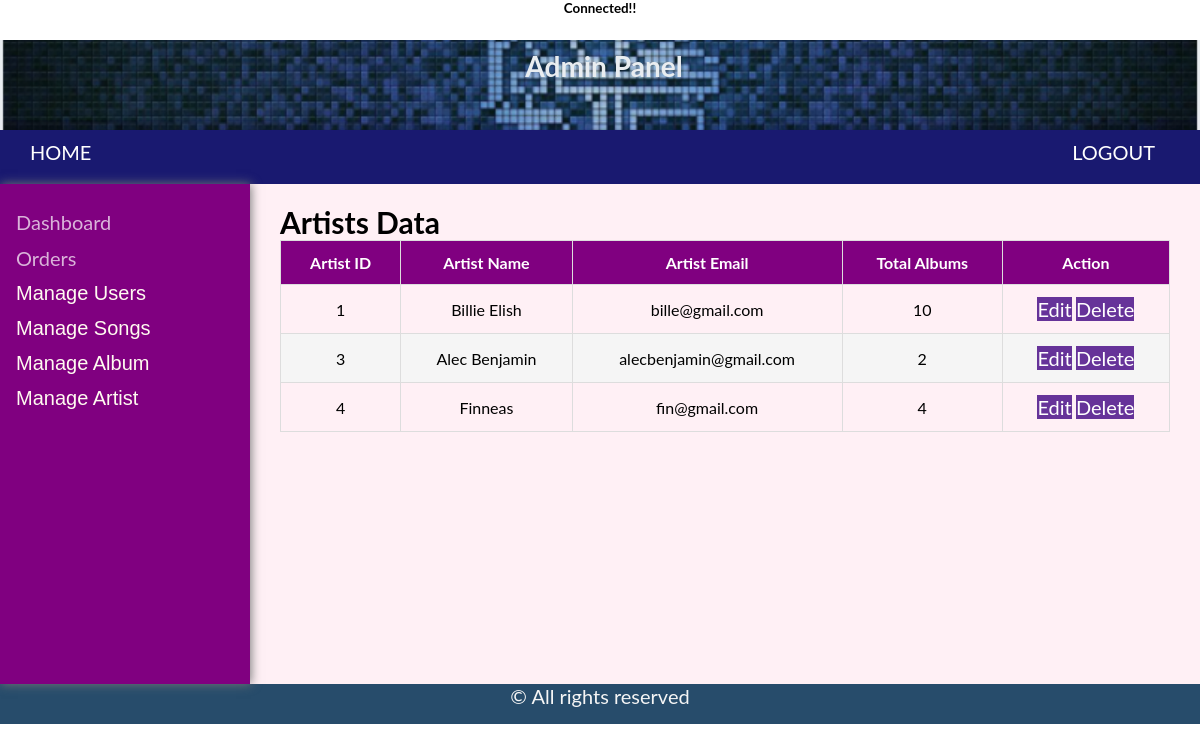
/adminPanel/artistview.php, run on the app's committed database.
### tables this page shows
CREATE TABLE `artist` (
  `artist_id` int(100) NOT NULL,
  `artist_name` varchar(255) NOT NULL,
  `artist_email` varchar(255) NOT NULL,
  `total_album` varchar(255) NOT NULL
);

### adminPanel/artistview.php (the view, shortened to what this page needs)
<?php
include 'connection.php';
include ('includes/header.php');
$sql="SELECT * from artist";
$result = $con->query($sql);
?>
<!DOCTYPE html>
<html>
<head>
  <link rel="stylesheet" href="assets/css/tablestyle.css"/>
</head>
<body>
<div class="main-content">
	<h2>Artists Data</h2>
   <table class="table">
     <thead>
		 <tr>
		<th>Artist ID</th>
     	 <th>Artist Name</th>
     	 <th>Artist Email </th>
     	 <th>Total Albums</th>
          <th>Action</th>
     </thead>
     <tbody>
	 <?php
			if ($result->num_rows > 0) {
				while ($row = $result->fetch_assoc()) {
		?>
					<tr>
					<td data-label="Artist ID"><?php echo $row['artist_id']; ?></td>
					<td data-label="Artist Name"><?php echo $row['artist_name']; ?></td>
					<td data-label="Artist Email"><?php echo $row['artist_email']; ?></td>
					<td data-label="Total Albums"><?php echo $row['total_album']; ?></td>
					<td data-label="Action"><a class="btn" href="artistedit.php?id=<?php echo $row['artist_id']; ?>">Edit</a>&nbsp;<a class="btn" href="artistdelete.php?id=<?php echo $row['artist_id']; ?>">Delete</a></td>
					</tr>
		<?php		}
			}
		?>
     </tbody>
   </table>
</div>
</body>
</html>
<?php include('includes/footer.php');
?>

### adminPanel/assets/css/mystyle.css (style rules this page uses)
* { margin: 0; padding: 0; box-sizing: border-box; }
body, html { font-family: 'Lato', sans-serif; font-size: 20px; height: 100%; position: relative; }
.main-content { background-color: lavenderblush; width: calc(100% - 250px); margin-left: 250px; padding: 20px 30px; height: 500px; }

### adminPanel/assets/css/tablestyle.css (style rules this page uses)
.main-content { background-color: lavenderblush; width: calc(100% - 250px); margin-left: 250px; padding: 20px 30px; height: 500px; }
.table { width: 100%; border-collapse: collapse; }
.table td,.table th { padding:12px 15px; border:1px solid #ddd; text-align: center; font-size:16px; }
.table th { background-color: purple; color:#ffffff; }
.table tbody tr:nth-child(even) { background-color: #f5f5f5; }
.btn { font-size: 20px; text-decoration: none; color: white; background-color: rebeccapurple; }

### data on the page
artist: artist_id "1", artist_name "Billie Elish", artist_email "bille@gmail.com", total_album "10"
artist: artist_id "3", artist_name "Alec Benjamin", artist_email "alecbenjamin@gmail.com", total_album "2"
artist: artist_id "4", artist_name "Finneas", artist_email "fin@gmail.com", total_album "4"
